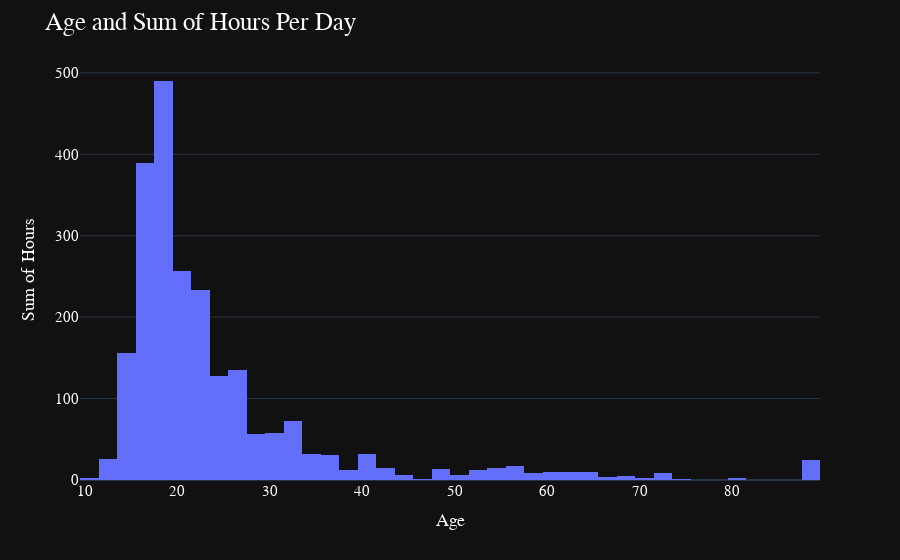

Notebook code for this chart:
### Code cell
fig = px.histogram(x = data['Age'], y = data['Hours per day'])
fig.update_layout(template = 'plotly_dark', title = dict(text = 'Age and Sum of Hours Per Day', font=dict(size=25)),
                xaxis_title = 'Age', yaxis_title = 'Sum of Hours', 
                font=dict(
                family="Courier New, monospace",
                size=15,
                color="White"
    ))
fig.show()

### Figure 1 — Plotly figure (JSON) as saved in the notebook; plotly's stock layout.template omitted (floating-point values rounded to 4 significant figures; data arrays with more than 128 entries replaced by an {"elided": "..."} marker saying what was removed)
{"data": [{"alignmentgroup": "True", "bingroup": "x", "histfunc": "sum", "hovertemplate": "x=%{x}<br>sum of y=%{y}<extra></extra>", "legendgroup": "", "marker": {"color": "#636efa", "pattern": {"shape": ""}}, "name": "", "offsetgroup": "", "orientation": "v", "showlegend": false, "type": "histogram", "x": {"elided": "616 int values"}, "xaxis": "x", "y": {"elided": "616 float values"}, "yaxis": "y"}], "layout": {"barmode": "relative", "font": {"color": "White", "family": "Courier New, monospace", "size": 15}, "legend": {"tracegroupgap": 0}, "margin": {"t": 60}, "title": {"font": {"size": 25}, "text": "Age and Sum of Hours Per Day"}, "xaxis": {"anchor": "y", "domain": [0, 1], "title": {"text": "Age"}}, "yaxis": {"anchor": "x", "domain": [0, 1], "title": {"text": "Sum of Hours"}}}}
